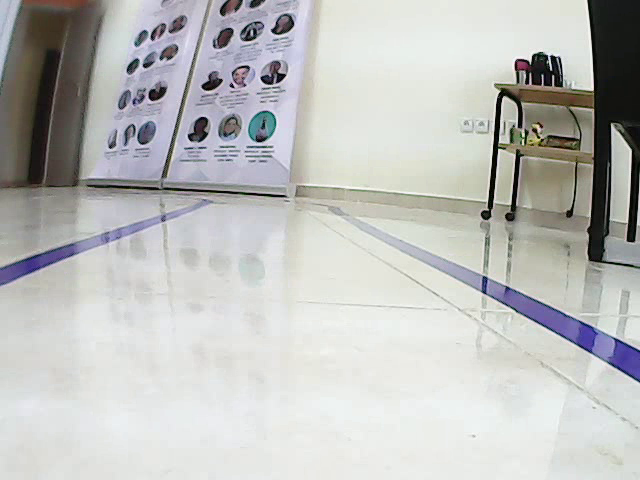
#> input picture data/ligneBleu.png, 640 x 480 px
$ python -i end_to_end_lane_follower.py   (imports and definitions only)
#> lines starting #> are read from the running program, lines starting #| are printed output that depends on the picture
#> further down, picture is the input picture: shape (480, 640, 3); mean B, G, R 188.1, 190, 189.2
import cv2
import numpy as np
import logging
import math

import tensorflow as tf


_SHOW_IMAGE = False


class EndToEndLaneFollower(object):

    # [63 lines left out: functions __init__, follow_lane, compute_steering_angle, not called in this run]


def img_preprocess(image):
    height, _, _ = image.shape
#> height = 480
    image = image[int(height/2):,:,:]  # remove top half of the image, as it is not relavant for lane following
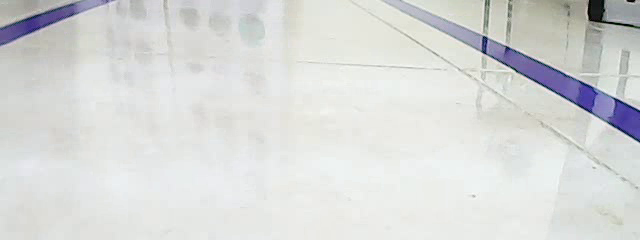
#> image: shape (240, 640, 3); mean of channels 0, 1, 2 216.6, 217.8, 216.3; drawn as B, G, R
    image = cv2.cvtColor(image, cv2.COLOR_BGR2YUV)  # Nvidia model said it is best to use YUV color space
#> image: shape (240, 640, 3); mean of channels 0, 1, 2 217.2, 127.7, 127.1
    image = cv2.GaussianBlur(image, (3,3), 0)
#> image: shape (240, 640, 3); mean of channels 0, 1, 2 217.2, 127.7, 127.2
    image = cv2.resize(image, (200,66)) # input image size (200,66) Nvidia model
#> image: shape (66, 200, 3); mean of channels 0, 1, 2 217.1, 127.7, 127.1
    image = image / 255 # normalizing, the processed image becomes black for some reason.  do we need this?
#> image: shape (66, 200, 3) float64; mean of channels 0, 1, 2 0.852, 0.501, 0.499
    return image

# [22 lines left out: function display_heading_line, not called in this run]


def show_image(title, frame, show=_SHOW_IMAGE):
    if show:
        cv2.imshow(title, frame)


############################
# Test Functions
############################
# [45 lines left out: functions test_photo, test_video, not called in this run]


# [4 lines not run here, left out]
    #test_photo('/home/pi/DeepPiCar/models/lane_navigation/data/images/video01_100_084.png')
    # test_photo(sys.argv[1])
    # test_video(sys.argv[1])

>>> import cv2
>>> picture = cv2.imread('../data/ligneBleu.png')
>>> result = img_preprocess(picture)
